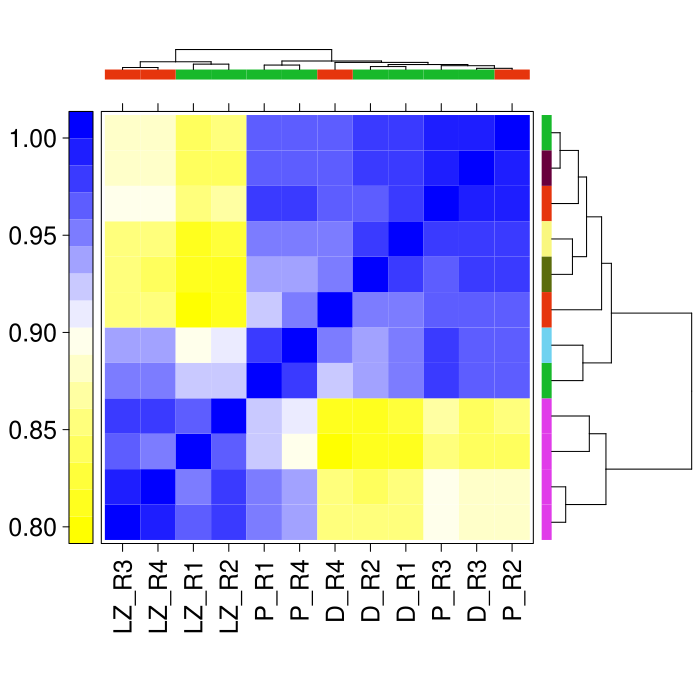

Reproduce this figure in R.
##
##
##
require(bigWig)
require(cluster)

load("data-rpkms.RData")
indx <- (tus[,3]-tus[,2])>10000
pkm <- rpkm[indx,]

yb.sig.pal <- function(n, scale=10) {
 ints<- c(0:(n-1))/(n-1)   ## Linear scale from 0:1 x N values.
 ints<- 1/(1+exp(scale*(0.5-ints)))## Transfer to sigmoidal scale.
 b<- min(ints)
 m<- 2*b/(n-1)
 ints<- ints+(m*c(0:(n-1)) -b)## Transform by linear function to fill colors out to maxes.

 ## Transfer to colorspace.
 # Yellow: 255, 255, 0
 # White:  255, 255, 255
 # Blue:   0, 0, 255
 YW <- ints[ints < 0.5] *2
 WB <- (ints[ints >= 0.5]-0.5) *2
 YW[YW<0] <- 0; WB[WB>1] <- 1
 c(rgb(1, 1, YW), rgb(1-WB, 1-WB, 1))
}

drawCor <- function(var1, var2, Labels) {
        rpkm_df <- as.matrix(rpkm)

        cond <- as.double(as.factor(var1))
        spec <- as.double(as.factor(var2))
        labs <- Labels

        cc <- cor(rpkm_df, method="spearman")

        pal2 <- c("#567C34", "#D14C29", "#567C34", "#69D270", "#7073C8", "#557571", "#CD9537", "#C0CB88")
        pal1 <- c("#B65BCB", "#C0513A", "#84CA54", "#92C2AF", "#4D4639", "#7B7EB5", "#BDA04D", "#B1517B")
 	pal3 <- c("#E03CE9", "#17B92B", "#E6350D", "#6FD2F0", "#F9F77F", "#5B6C0C", "#68003D", "#310F08")

        ## Print dendrogram and heatmap with latticeExtra.
         library(latticeExtra)
         hc1 <- hclust(dist(cc, method = "euclidean"),  method="average")
         hc1 <- as.dendrogram(hc1)
         ord.hc1 <- order.dendrogram(hc1)
         hc2 <- reorder(hc1, cond[ord.hc1])
         ord.hc2 <- order.dendrogram(hc2)

        cols <- yb.sig.pal(300, scale=3)
        brks <- seq(min(cc), max(cc), length.out=NROW(cols)+1)

         pl <- levelplot((cc)[ord.hc2, ord.hc2], at= brks, col.regions= cols, xlab="", ylab="", #rev(cm.colors(100)),  # #c("white", "yellow", "blue") # c("#E9F231", "#B1EC2C", "#5DBDEF")
                 colorkey = list(space="left", labels=list(cex=1.5)),
                 scales = list(x= list(rot=90, cex=1.00, labels=labs[ord.hc2]), y=list(draw=FALSE)), #scales = list(x = list(rot = 90)),
                 legend = list(
                        right = list(fun = dendrogramGrob,
                                 args = list(x = hc2, ord = ord.hc2, side = "right", #lwd=2,
                                 size = 7, size.add = 0.5,
                                 add = list(rect = list(col = "transparent", fill = pal3[c(7, 1, 8)][cond])),
                                 type = "rectangle")),
                        top = list(fun = dendrogramGrob,
                                 args = list(x = hc2, ord = ord.hc2, side = "top", #lwd=2,
                                 size = 1, size.add = 0.5,
                                 add = list(rect = list(col = "transparent", fill = pal3[2:6][spec])),
                                 type = "rectangle"))
                                 ))
         print(pl)


pdf("prophaseI-correlation-matrix.pdf")
drawCor(rep(replicate, 3), c(rep(c(stage[1]), 3), rep(c(stage[2]), 3), rep(c(stage[3]), 3)), colnames(rpkm))
dev.off()
}
